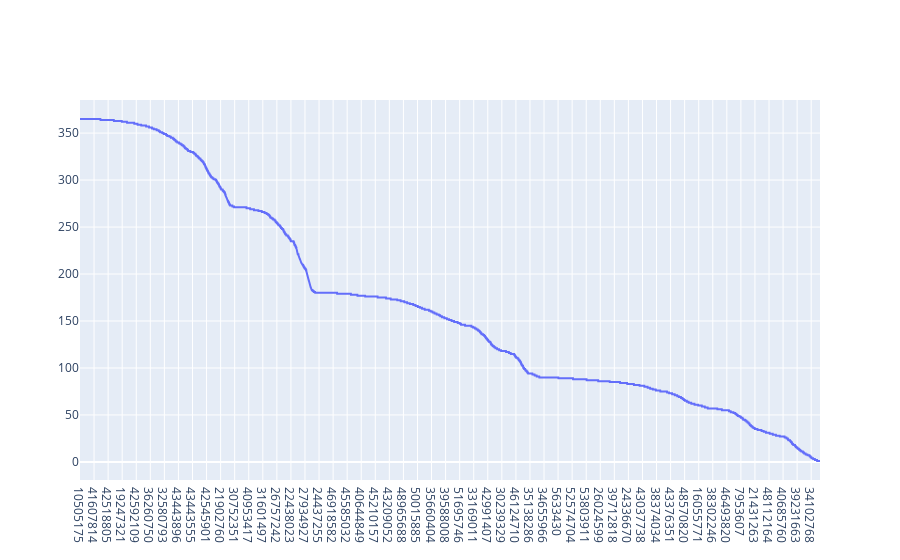

Write notebook code for a chart like this one.
### Code cell
plot_data(available_per_list_sorted,"listing_id","count")

### Figure 1 — Plotly figure (JSON) as saved in the notebook; plotly's stock layout.template omitted (floating-point values rounded to 4 significant figures; data arrays with more than 128 entries replaced by an {"elided": "..."} marker saying what was removed)
{"data": [{"mode": "lines", "type": "scatter", "x": {"elided": "9000 str values"}, "y": {"elided": "9000 int values"}}], "layout": {}}
